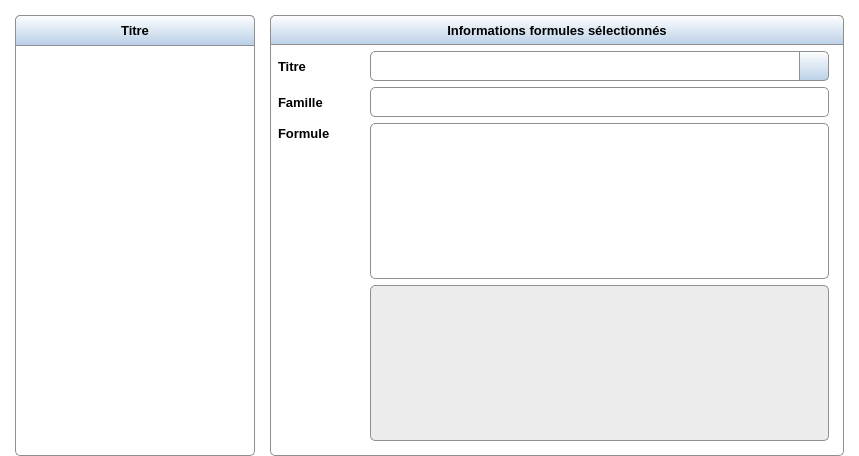
<?xml version="1.0" encoding="UTF-8"?>
<ui version="4.0">
 <class>FormulaFavoriteTab</class>
 <widget class="QWidget" name="FormulaFavoriteTab">
  <property name="geometry">
   <rect>
    <x>0</x>
    <y>0</y>
    <width>859</width>
    <height>456</height>
   </rect>
  </property>
  <property name="font">
   <font>
    <family>Segoe UI</family>
    <pointsize>9</pointsize>
   </font>
  </property>
  <property name="windowTitle">
   <string>Form</string>
  </property>
  <property name="styleSheet">
   <string notr="true">QWidget#FormulaFavoriteTab{background-color: #FFFFFF}</string>
  </property>
  <layout class="QHBoxLayout" name="horizontalLayout_2">
   <property name="spacing">
    <number>15</number>
   </property>
   <property name="leftMargin">
    <number>15</number>
   </property>
   <property name="topMargin">
    <number>15</number>
   </property>
   <property name="rightMargin">
    <number>15</number>
   </property>
   <property name="bottomMargin">
    <number>0</number>
   </property>
   <item>
    <widget class="QWidget" name="group_formula" native="true">
     <property name="sizePolicy">
      <sizepolicy hsizetype="Maximum" vsizetype="Preferred">
       <horstretch>0</horstretch>
       <verstretch>0</verstretch>
      </sizepolicy>
     </property>
     <property name="maximumSize">
      <size>
       <width>240</width>
       <height>16777215</height>
      </size>
     </property>
     <property name="styleSheet">
      <string notr="true">QWidget#group_formula {border: 1px solid #8f8f91; border-radius: 5px; }</string>
     </property>
     <layout class="QGridLayout" name="gridLayout">
      <property name="leftMargin">
       <number>0</number>
      </property>
      <property name="topMargin">
       <number>0</number>
      </property>
      <property name="rightMargin">
       <number>0</number>
      </property>
      <property name="bottomMargin">
       <number>6</number>
      </property>
      <property name="spacing">
       <number>0</number>
      </property>
      <item row="0" column="0">
       <widget class="QPushButton" name="bt_ajouter">
        <property name="minimumSize">
         <size>
          <width>40</width>
          <height>30</height>
         </size>
        </property>
        <property name="maximumSize">
         <size>
          <width>40</width>
          <height>30</height>
         </size>
        </property>
        <property name="font">
         <font>
          <family>Segoe UI</family>
          <pointsize>9</pointsize>
         </font>
        </property>
        <property name="toolTip">
         <string>Nouveau</string>
        </property>
        <property name="styleSheet">
         <string notr="true">QPushButton{border: 1px solid #8f8f91; border-bottom-width: 0px; padding-bottom: 1px; border-right-width: 0px; padding-right: 1px; border-top-left-radius: 5px; background-color: qlineargradient(spread:pad, x1:0, y1:0, x2:0, y2:1, stop:0 #FFFFFF, stop:1 #BAD0E7); }
QPushButton:hover{border-right-width: 1px; padding-right: 0px; background-color: qlineargradient(spread:pad, x1:0, y1:0, x2:0, y2:1, stop:0 #F8F8F8, stop:1 #8FADCC); }
QPushButton:pressed{border-right-width: 1px; padding-right: 0px; background-color: qlineargradient(spread:pad, x1:0, y1:0, x2:0, y2:1, stop:0 #8FADCC, stop:1 #F8F8F8); }</string>
        </property>
        <property name="text">
         <string/>
        </property>
        <property name="icon">
         <iconset resource="../icones/icons.qrc">
          <normaloff>:/Images/add.svg</normaloff>:/Images/add.svg</iconset>
        </property>
        <property name="iconSize">
         <size>
          <width>20</width>
          <height>20</height>
         </size>
        </property>
       </widget>
      </item>
      <item row="0" column="3">
       <widget class="QPushButton" name="bt_supprimer">
        <property name="minimumSize">
         <size>
          <width>40</width>
          <height>30</height>
         </size>
        </property>
        <property name="maximumSize">
         <size>
          <width>40</width>
          <height>30</height>
         </size>
        </property>
        <property name="font">
         <font>
          <family>Segoe UI</family>
          <pointsize>9</pointsize>
         </font>
        </property>
        <property name="toolTip">
         <string>Supprimer</string>
        </property>
        <property name="styleSheet">
         <string notr="true">QPushButton{border: 1px solid #8f8f91; border-bottom-width: 0px; padding-bottom: 1px; border-left-width: 0px; padding-left: 1px; border-top-right-radius: 5px; background-color: qlineargradient(spread:pad, x1:0, y1:0, x2:0, y2:1, stop:0 #FFFFFF, stop:1 #BAD0E7); }
QPushButton:hover{border-left-width: 1px; padding-left: 0px; background-color: qlineargradient(spread:pad, x1:0, y1:0, x2:0, y2:1, stop:0 #F8F8F8, stop:1 #8FADCC); }
QPushButton:pressed{border-left-width: 1px; padding-left: 0px; background-color: qlineargradient(spread:pad, x1:0, y1:0, x2:0, y2:1, stop:0 #8FADCC, stop:1 #F8F8F8); }</string>
        </property>
        <property name="text">
         <string/>
        </property>
        <property name="icon">
         <iconset resource="../icones/icons.qrc">
          <normaloff>:/Images/delete.svg</normaloff>:/Images/delete.svg</iconset>
        </property>
        <property name="iconSize">
         <size>
          <width>20</width>
          <height>20</height>
         </size>
        </property>
        <property name="shortcut">
         <string notr="true">Del</string>
        </property>
       </widget>
      </item>
      <item row="1" column="0" colspan="4">
       <widget class="QTableView" name="liste_formule">
        <property name="minimumSize">
         <size>
          <width>220</width>
          <height>0</height>
         </size>
        </property>
        <property name="contextMenuPolicy">
         <enum>Qt::CustomContextMenu</enum>
        </property>
        <property name="styleSheet">
         <string notr="true">QTableView {border: 1px solid #8f8f91; border-bottom-width: 0px; border-bottom-left-radius: 5px; border-bottom-right-radius: 5px}</string>
        </property>
        <property name="editTriggers">
         <set>QAbstractItemView::NoEditTriggers</set>
        </property>
        <property name="alternatingRowColors">
         <bool>true</bool>
        </property>
        <property name="selectionMode">
         <enum>QAbstractItemView::SingleSelection</enum>
        </property>
        <property name="selectionBehavior">
         <enum>QAbstractItemView::SelectRows</enum>
        </property>
        <property name="iconSize">
         <size>
          <width>20</width>
          <height>20</height>
         </size>
        </property>
        <property name="textElideMode">
         <enum>Qt::ElideLeft</enum>
        </property>
        <property name="sortingEnabled">
         <bool>true</bool>
        </property>
        <property name="wordWrap">
         <bool>false</bool>
        </property>
        <attribute name="horizontalHeaderVisible">
         <bool>false</bool>
        </attribute>
        <attribute name="horizontalHeaderStretchLastSection">
         <bool>true</bool>
        </attribute>
        <attribute name="verticalHeaderVisible">
         <bool>false</bool>
        </attribute>
       </widget>
      </item>
      <item row="0" column="1" colspan="2">
       <widget class="QLabel" name="titre_formule">
        <property name="font">
         <font>
          <family>Segoe UI</family>
          <pointsize>10</pointsize>
          <weight>75</weight>
          <bold>true</bold>
         </font>
        </property>
        <property name="styleSheet">
         <string notr="true">QLabel{border-top: 1px solid #8f8f91; background-color: qlineargradient(spread:pad, x1:0, y1:0, x2:0, y2:1, stop:0 #FFFFFF, stop:1 #BAD0E7); }</string>
        </property>
        <property name="text">
         <string>Titre</string>
        </property>
        <property name="alignment">
         <set>Qt::AlignCenter</set>
        </property>
       </widget>
      </item>
     </layout>
    </widget>
   </item>
   <item>
    <widget class="QWidget" name="group_infos" native="true">
     <property name="styleSheet">
      <string notr="true">QWidget#group_infos {border: 1px solid #8f8f91; border-radius: 5px; }</string>
     </property>
     <layout class="QGridLayout" name="gridLayout_2">
      <property name="leftMargin">
       <number>0</number>
      </property>
      <property name="topMargin">
       <number>0</number>
      </property>
      <property name="rightMargin">
       <number>0</number>
      </property>
      <property name="bottomMargin">
       <number>15</number>
      </property>
      <property name="horizontalSpacing">
       <number>0</number>
      </property>
      <item row="0" column="0" colspan="5">
       <widget class="QLabel" name="titre_infos">
        <property name="sizePolicy">
         <sizepolicy hsizetype="Preferred" vsizetype="Fixed">
          <horstretch>0</horstretch>
          <verstretch>0</verstretch>
         </sizepolicy>
        </property>
        <property name="minimumSize">
         <size>
          <width>30</width>
          <height>30</height>
         </size>
        </property>
        <property name="maximumSize">
         <size>
          <width>16777215</width>
          <height>30</height>
         </size>
        </property>
        <property name="font">
         <font>
          <family>Segoe UI</family>
          <pointsize>10</pointsize>
          <weight>75</weight>
          <bold>true</bold>
         </font>
        </property>
        <property name="styleSheet">
         <string notr="true">QLabel {border: 1px solid #8f8f91; border-top-left-radius: 5px;  border-top-right-radius: 5px; background-color: qlineargradient(spread:pad, x1:0, y1:0, x2:0, y2:1, stop:0 #FFFFFF, stop:1 #BAD0E7); }</string>
        </property>
        <property name="text">
         <string>Informations formules sélectionnés</string>
        </property>
        <property name="alignment">
         <set>Qt::AlignCenter</set>
        </property>
       </widget>
      </item>
      <item row="2" column="1" colspan="3">
       <widget class="QComboBox" name="combo_famille">
        <property name="minimumSize">
         <size>
          <width>0</width>
          <height>30</height>
         </size>
        </property>
        <property name="maximumSize">
         <size>
          <width>16777215</width>
          <height>30</height>
         </size>
        </property>
        <property name="font">
         <font>
          <family>Segoe UI</family>
          <pointsize>10</pointsize>
         </font>
        </property>
        <property name="focusPolicy">
         <enum>Qt::StrongFocus</enum>
        </property>
        <property name="styleSheet">
         <string notr="true">QComboBox {border: 1px solid #8f8f91; border-radius: 5px; padding-left: 5px}
QComboBox::drop-down{width: 27px; padding-left: 1px; border-top-right-radius: 5px; border-bottom-right-radius: 5px; background-color: #FFFFFF}
QComboBox::drop-down:hover{border-left: 1px solid #8f8f91; padding: 0px; background-color: qlineargradient(spread:pad, x1:0, y1:0, x2:0, y2:1, stop:0 #F8F8F8, stop:1 #8FADCC)}
QComboBox::drop-down:pressed{border-left: 1px solid #8f8f91; padding: 0px; background-color: qlineargradient(spread:pad, x1:0, y1:0, x2:0, y2:1, stop:0 #8FADCC, stop:1 #F8F8F8)}
QComboBox::down-arrow {image: url(:/Images/spin_down.svg); width: 12px; height: 12px;}
QComboBox QAbstractItemView{background-color:#FFFFFF;}
QComboBox QAbstractItemView{selection-background-color: #BAD0E7; selection-color: black; }</string>
        </property>
       </widget>
      </item>
      <item row="3" column="1" rowspan="2" colspan="3">
       <layout class="QGridLayout" name="gridLayout_3">
        <property name="spacing">
         <number>0</number>
        </property>
        <item row="1" column="2">
         <widget class="QPushButton" name="bt_editeur">
          <property name="sizePolicy">
           <sizepolicy hsizetype="Minimum" vsizetype="Minimum">
            <horstretch>0</horstretch>
            <verstretch>0</verstretch>
           </sizepolicy>
          </property>
          <property name="minimumSize">
           <size>
            <width>30</width>
            <height>40</height>
           </size>
          </property>
          <property name="maximumSize">
           <size>
            <width>30</width>
            <height>40</height>
           </size>
          </property>
          <property name="font">
           <font>
            <family>Segoe UI</family>
            <pointsize>10</pointsize>
           </font>
          </property>
          <property name="toolTip">
           <string>Ouvrir l'éditeur de formules</string>
          </property>
          <property name="styleSheet">
           <string notr="true">QPushButton{border: 1px solid #8f8f91; border-left-width: 0px; padding-left: 1px; ; border-bottom-width: 0px; padding-bottom: 1px; border-top-right-radius: 5px; }
QPushButton:hover{border-width: 1px; padding: 0px; background-color: qlineargradient(spread:pad, x1:0, y1:0, x2:0, y2:1, stop:0 #F8F8F8, stop:1 #8FADCC); }
QPushButton:pressed{border-width: 1px; padding: 0px; background-color: qlineargradient(spread:pad, x1:0, y1:0, x2:0, y2:1, stop:0 #8FADCC, stop:1 #F8F8F8); }</string>
          </property>
          <property name="icon">
           <iconset resource="../icones/icons.qrc">
            <normaloff>:/Images/formula.svg</normaloff>:/Images/formula.svg</iconset>
          </property>
          <property name="iconSize">
           <size>
            <width>18</width>
            <height>18</height>
           </size>
          </property>
          <property name="flat">
           <bool>true</bool>
          </property>
         </widget>
        </item>
        <item row="4" column="1" colspan="3">
         <widget class="QLabel" name="nb_char_2">
          <property name="font">
           <font>
            <family>Segoe UI</family>
            <pointsize>8</pointsize>
           </font>
          </property>
          <property name="styleSheet">
           <string notr="true">QLabel{border: 1px solid #8f8f91; border-top-width: 0px; border-left-width: 0px; border-bottom-right-radius: 5px;  }</string>
          </property>
          <property name="text">
           <string/>
          </property>
          <property name="alignment">
           <set>Qt::AlignCenter</set>
          </property>
          <property name="textInteractionFlags">
           <set>Qt::NoTextInteraction</set>
          </property>
         </widget>
        </item>
        <item row="1" column="0" rowspan="4">
         <widget class="TextFormule" name="valeur_attr">
          <property name="font">
           <font>
            <family>Segoe UI</family>
            <pointsize>10</pointsize>
           </font>
          </property>
          <property name="styleSheet">
           <string notr="true">QPlainTextEdit {border: 1px solid #8f8f91; border-right-width: 0px;  padding-left: 5px; padding-right: 5px; padding-top: 1px; padding-bottom: 1px; border-top-left-radius: 5px; border-bottom-left-radius: 5px; }</string>
          </property>
          <property name="tabChangesFocus">
           <bool>true</bool>
          </property>
         </widget>
        </item>
        <item row="3" column="2">
         <widget class="QPushButton" name="bt_formule_couleur">
          <property name="sizePolicy">
           <sizepolicy hsizetype="Minimum" vsizetype="Minimum">
            <horstretch>0</horstretch>
            <verstretch>0</verstretch>
           </sizepolicy>
          </property>
          <property name="minimumSize">
           <size>
            <width>30</width>
            <height>40</height>
           </size>
          </property>
          <property name="maximumSize">
           <size>
            <width>30</width>
            <height>40</height>
           </size>
          </property>
          <property name="font">
           <font>
            <family>Segoe UI</family>
            <pointsize>10</pointsize>
           </font>
          </property>
          <property name="toolTip">
           <string>Coloriser les couples de parenthèses</string>
          </property>
          <property name="styleSheet">
           <string notr="true">QPushButton{border: 0px solid #8f8f91; border-right-width: 1px; padding-bottom: 1px; padding-top: 1px; padding-left: 1px; }
QPushButton:hover{border-width: 1px; padding: 0px; background-color: qlineargradient(spread:pad, x1:0, y1:0, x2:0, y2:1, stop:0 #F8F8F8, stop:1 #8FADCC)}
QPushButton:pressed{border-width: 1px; padding: 0px; background-color: qlineargradient(spread:pad, x1:0, y1:0, x2:0, y2:1, stop:0 #8FADCC, stop:1 #F8F8F8)}</string>
          </property>
          <property name="icon">
           <iconset resource="../icones/icons.qrc">
            <normaloff>:/Images/brackets_color.png</normaloff>:/Images/brackets_color.png</iconset>
          </property>
          <property name="iconSize">
           <size>
            <width>18</width>
            <height>18</height>
           </size>
          </property>
          <property name="checked">
           <bool>false</bool>
          </property>
          <property name="flat">
           <bool>true</bool>
          </property>
         </widget>
        </item>
        <item row="2" column="2">
         <widget class="BoutonVerif" name="bt_verif">
          <property name="sizePolicy">
           <sizepolicy hsizetype="Minimum" vsizetype="Minimum">
            <horstretch>0</horstretch>
            <verstretch>0</verstretch>
           </sizepolicy>
          </property>
          <property name="minimumSize">
           <size>
            <width>30</width>
            <height>40</height>
           </size>
          </property>
          <property name="maximumSize">
           <size>
            <width>30</width>
            <height>40</height>
           </size>
          </property>
          <property name="font">
           <font>
            <family>Segoe UI</family>
            <pointsize>10</pointsize>
           </font>
          </property>
          <property name="styleSheet">
           <string notr="true">QPushButton{border: 0px solid #8f8f91; border-right-width: 1px; padding-bottom: 1px; padding-top: 1px; padding-left: 1px; }
QPushButton:hover{border-width: 1px; padding: 0px; background-color: qlineargradient(spread:pad, x1:0, y1:0, x2:0, y2:1, stop:0 #F8F8F8, stop:1 #8FADCC)}
QPushButton:pressed{border-width: 1px; padding: 0px; background-color: qlineargradient(spread:pad, x1:0, y1:0, x2:0, y2:1, stop:0 #8FADCC, stop:1 #F8F8F8)}</string>
          </property>
          <property name="icon">
           <iconset resource="../icones/icons.qrc">
            <normaloff>:/Images/valid.svg</normaloff>:/Images/valid.svg</iconset>
          </property>
          <property name="iconSize">
           <size>
            <width>18</width>
            <height>18</height>
           </size>
          </property>
          <property name="flat">
           <bool>true</bool>
          </property>
         </widget>
        </item>
       </layout>
      </item>
      <item row="3" column="0" rowspan="2">
       <widget class="QLabel" name="formule_titre">
        <property name="font">
         <font>
          <family>Segoe UI</family>
          <pointsize>10</pointsize>
          <weight>75</weight>
          <bold>true</bold>
         </font>
        </property>
        <property name="styleSheet">
         <string notr="true">QLabel{padding-left: 5px; padding-right: 5px; }</string>
        </property>
        <property name="text">
         <string>Formule</string>
        </property>
        <property name="alignment">
         <set>Qt::AlignLeading|Qt::AlignLeft|Qt::AlignTop</set>
        </property>
       </widget>
      </item>
      <item row="5" column="0" rowspan="2">
       <widget class="QLabel" name="nb_char">
        <property name="minimumSize">
         <size>
          <width>0</width>
          <height>24</height>
         </size>
        </property>
        <property name="font">
         <font>
          <family>Segoe UI</family>
          <pointsize>10</pointsize>
         </font>
        </property>
        <property name="styleSheet">
         <string notr="true">QLabel{padding-left: 5px; padding-right: 5px; }</string>
        </property>
        <property name="text">
         <string/>
        </property>
        <property name="alignment">
         <set>Qt::AlignBottom|Qt::AlignLeading|Qt::AlignLeft</set>
        </property>
       </widget>
      </item>
      <item row="1" column="4">
       <spacer name="horizontalSpacer">
        <property name="orientation">
         <enum>Qt::Horizontal</enum>
        </property>
        <property name="sizeType">
         <enum>QSizePolicy::Fixed</enum>
        </property>
        <property name="sizeHint" stdset="0">
         <size>
          <width>15</width>
          <height>20</height>
         </size>
        </property>
       </spacer>
      </item>
      <item row="1" column="1">
       <widget class="QLineEdit" name="titre">
        <property name="minimumSize">
         <size>
          <width>0</width>
          <height>30</height>
         </size>
        </property>
        <property name="maximumSize">
         <size>
          <width>16777215</width>
          <height>30</height>
         </size>
        </property>
        <property name="font">
         <font>
          <family>Segoe UI</family>
          <pointsize>10</pointsize>
         </font>
        </property>
        <property name="styleSheet">
         <string notr="true">QLineEdit{border: 1px solid #8f8f91; border-right-width: 0px; border-top-left-radius: 5px;  border-bottom-left-radius: 5px; padding-left: 5px; }</string>
        </property>
       </widget>
      </item>
      <item row="5" column="1" rowspan="2" colspan="3">
       <widget class="QTextBrowser" name="formule_convertie">
        <property name="font">
         <font>
          <family>Segoe UI</family>
          <pointsize>10</pointsize>
         </font>
        </property>
        <property name="focusPolicy">
         <enum>Qt::NoFocus</enum>
        </property>
        <property name="styleSheet">
         <string notr="true">QTextBrowser{border: 1px solid #8f8f91; border-radius: 5px; padding-left: 5px; background-color: #ececec; color: #a0a0a0; }</string>
        </property>
       </widget>
      </item>
      <item row="1" column="0">
       <widget class="QLabel" name="titre_titre">
        <property name="minimumSize">
         <size>
          <width>100</width>
          <height>0</height>
         </size>
        </property>
        <property name="font">
         <font>
          <family>Segoe UI</family>
          <pointsize>10</pointsize>
          <weight>75</weight>
          <bold>true</bold>
         </font>
        </property>
        <property name="styleSheet">
         <string notr="true">QLabel{padding-left: 5px; padding-right: 5px; }</string>
        </property>
        <property name="text">
         <string>Titre</string>
        </property>
       </widget>
      </item>
      <item row="1" column="3">
       <widget class="QPushButton" name="bt_verif_titre">
        <property name="minimumSize">
         <size>
          <width>30</width>
          <height>30</height>
         </size>
        </property>
        <property name="maximumSize">
         <size>
          <width>30</width>
          <height>30</height>
         </size>
        </property>
        <property name="styleSheet">
         <string notr="true">QPushButton{border: 1px solid #8f8f91; border-top-right-radius:5px ; border-bottom-right-radius:5px; background-color: qlineargradient(spread:pad, x1:0, y1:0, x2:0, y2:1, stop:0 #FFFFFF, stop:1 #BAD0E7); }
QPushButton:hover{background-color: qlineargradient(spread:pad, x1:0, y1:0, x2:0, y2:1, stop:0 #F8F8F8, stop:1 #8FADCC); }
QPushButton:pressed{background-color: qlineargradient(spread:pad, x1:0, y1:0, x2:0, y2:1, stop:0 #8FADCC, stop:1 #F8F8F8); }</string>
        </property>
        <property name="text">
         <string/>
        </property>
        <property name="iconSize">
         <size>
          <width>20</width>
          <height>20</height>
         </size>
        </property>
       </widget>
      </item>
      <item row="2" column="0">
       <widget class="QLabel" name="famille_titre">
        <property name="font">
         <font>
          <family>Segoe UI</family>
          <pointsize>10</pointsize>
          <weight>75</weight>
          <bold>true</bold>
         </font>
        </property>
        <property name="styleSheet">
         <string notr="true">QLabel{padding-left: 5px; padding-right: 5px; }</string>
        </property>
        <property name="text">
         <string>Famille</string>
        </property>
       </widget>
      </item>
      <item row="1" column="2">
       <widget class="QPushButton" name="format_bt">
        <property name="minimumSize">
         <size>
          <width>30</width>
          <height>30</height>
         </size>
        </property>
        <property name="maximumSize">
         <size>
          <width>30</width>
          <height>30</height>
         </size>
        </property>
        <property name="font">
         <font>
          <family>Segoe UI</family>
          <pointsize>10</pointsize>
         </font>
        </property>
        <property name="styleSheet">
         <string notr="true">QPushButton{border: 1px solid #8f8f91; border-left-width: 0px; padding-left: 1px; border-right-width: 0px; padding-right: 1px; background-color:#FFFFFF; }
QPushButton:hover{border-left-width: 1px; padding-left: 0px; background-color: qlineargradient(spread:pad, x1:0, y1:0, x2:0, y2:1, stop:0 #F8F8F8, stop:1 #8FADCC); }
QPushButton:pressed{border-left-width: 1px; padding-left: 0px; background-color: qlineargradient(spread:pad, x1:0, y1:0, x2:0, y2:1, stop:0 #8FADCC, stop:1 #F8F8F8); }</string>
        </property>
        <property name="icon">
         <iconset resource="../icones/icons.qrc">
          <normaloff>:/Images/format.png</normaloff>:/Images/format.png</iconset>
        </property>
        <property name="iconSize">
         <size>
          <width>16</width>
          <height>16</height>
         </size>
        </property>
        <property name="flat">
         <bool>true</bool>
        </property>
       </widget>
      </item>
     </layout>
    </widget>
   </item>
  </layout>
 </widget>
 <customwidgets>
  <customwidget>
   <class>TextFormule</class>
   <extends>QPlainTextEdit</extends>
   <header>formula_manage.h</header>
  </customwidget>
  <customwidget>
   <class>BoutonVerif</class>
   <extends>QPushButton</extends>
   <header>formula_manage.h</header>
  </customwidget>
 </customwidgets>
 <tabstops>
  <tabstop>titre</tabstop>
  <tabstop>bt_verif_titre</tabstop>
  <tabstop>combo_famille</tabstop>
 </tabstops>
 <resources>
  <include location="../icones/icons.qrc"/>
 </resources>
 <connections/>
</ui>
